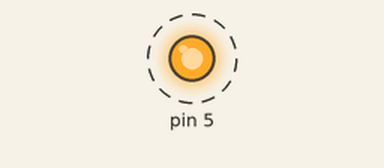
A sketch run on a simulated Arduino Uno, built for the host (arithmetic inside an expression is 32-bit, double 64-bit). Shown: output pins drawn as LEDs (lit = HIGH). Dashed ring = blinking.

Above: at 2.2 s.
Timing chart, 0 to 5.0 s (numbered marks = the images above):
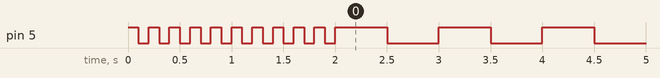

The sketch:

arduino_test_noserial.ino
```cpp
int led = PA5;

void setup() {
  pinMode(led, OUTPUT);
  for (int i = 0; i < 10; i++) {
    digitalWrite(led, HIGH);
    delay(100);
    digitalWrite(led, LOW);
    delay(100);
  }
}

void loop() {
  digitalWrite(led, HIGH);
  delay(500);
  digitalWrite(led, LOW);
  delay(500);
}
```

Measured:
- by itself, pin 5: goes 9 × (LOW 0.10 s, HIGH 0.10 s), LOW 0.10 s, 127 × (HIGH 0.50 s, LOW 0.50 s), HIGH 0.50 s, then LOW
